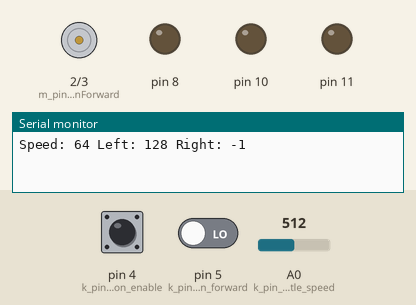
This sketch was run on a simulated Arduino Uno, built with avr-gcc and run on an emulated ATmega328P. Shown: motor-driver pin pairs drawn as motors (green arrow = first pin HIGH = forward, orange = second pin HIGH = backward, longer = more drive, scaled by the enable pin), output pins drawn as LEDs (lit = HIGH), the last lines printed to the serial monitor. The inputs (shaded band) are chosen by the test bench; at power-on: pin 4 (k_pin_button_enable) LOW, A0 (k_pin_throttle_speed) = 512, pin 5 (k_pin_button_forward) LOW.

Above: at 1.2 s.
1.3 s: pin 4 (k_pin_button_enable) pulled HIGH for 0.15 s
At 2.6 s:
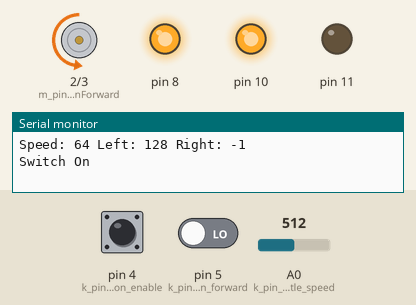
2.9 s: A0 (k_pin_throttle_speed) set to 716
At 3.3 s:
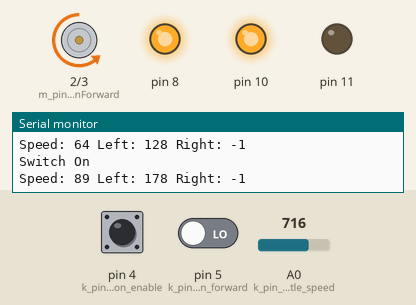
4.4 s: pin 4 (k_pin_button_enable) pulled HIGH for 1 s
At 6.4 s:
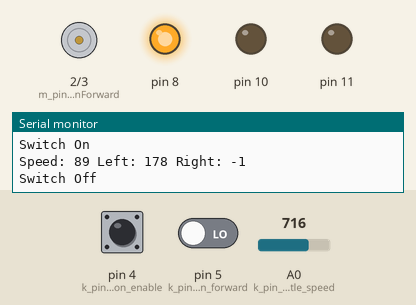
6.9 s: pin 4 (k_pin_button_enable) pulled HIGH for 3.2 s
At 11.1 s:
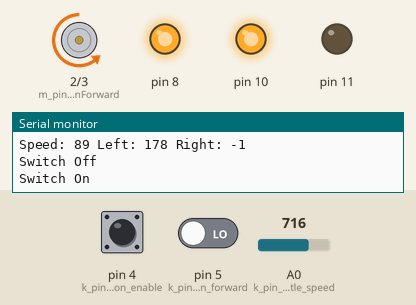
11.6 s: A0 (k_pin_throttle_speed) set to 900
At 12.3 s:
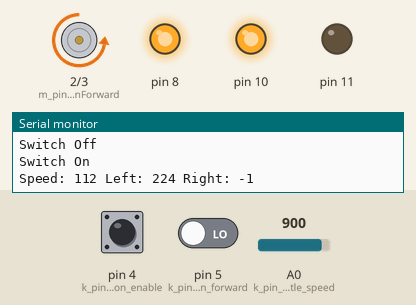
13.1 s: A0 (k_pin_throttle_speed) set to 245
At 13.4 s:
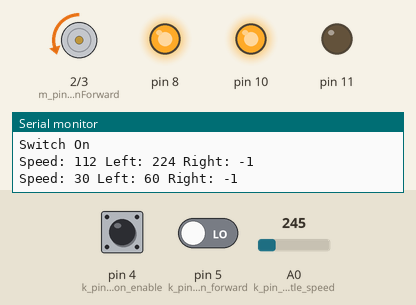
Timing chart, 0 to 15.6 s (numbered marks = the images above; inputs shaded):
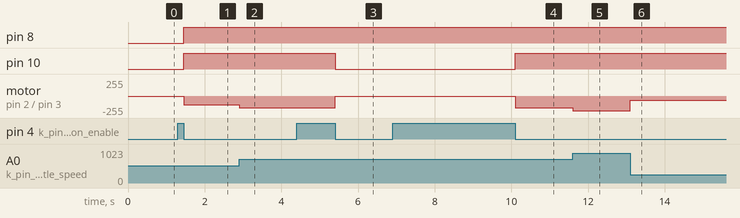

Measured:
- after the input at 1.3 s, pin 8, pin 10: LOW → HIGH after 0.15 s; motor on pin 2 (m_pin_hbridge_directionForward) / pin 3 (m_pin_hbridge_directionBackward): stopped → backward 128/255 after 0.15 s
- after the input at 2.9 s, motor on pin 2 (m_pin_hbridge_directionForward) / pin 3 (m_pin_hbridge_directionBackward): backward 128/255 → backward 178/255 at once
- after the input at 4.4 s, pin 10: HIGH → LOW after 1.0 s; motor on pin 2 (m_pin_hbridge_directionForward) / pin 3 (m_pin_hbridge_directionBackward): backward 178/255 → stopped after 1.0 s
- after the input at 6.9 s, pin 10: LOW → HIGH after 3.2 s; motor on pin 2 (m_pin_hbridge_directionForward) / pin 3 (m_pin_hbridge_directionBackward): stopped → backward 178/255 after 3.2 s
- after the input at 11.6 s, motor on pin 2 (m_pin_hbridge_directionForward) / pin 3 (m_pin_hbridge_directionBackward): backward 178/255 → backward 224/255 at once
- after the input at 13.1 s, motor on pin 2 (m_pin_hbridge_directionForward) / pin 3 (m_pin_hbridge_directionBackward): backward 224/255 → backward 60/255 at once

The sketch:

Motors.ino
```cpp
/*
 Name:		Motors.ino
 Created:	11/27/2016 11:48:20 AM
 Author:	Puiu Petre-Daniel
*/

#include <Arduino.h>

#include "HBridge.h"
#include "Tank.h"

Tank* k_tank;

// the setup function runs once when you press reset or power the board
void setup() {
	Serial.begin(9600);

	//////////////////////////////////
	//// H-Bridge L&R Motor pins /////
	//// device1 = Left  /////////////
	//// device2 = Right /////////////
	//////////////////////////////////
	HBridge_L293D HBridge;

	// used to PWM the motor, change the speed
	HBridge.device1.enable = 9;
	HBridge.device2.enable = 10;

	/**
	 * Used to change direction of the motor
	 * These pins should be set as oposite from each other
	 * If both pins are HIGH or LOW, the motor will stop spinning
	 */
	HBridge.device1.input1 = 3;
	HBridge.device1.input2 = 2;

	HBridge.device2.input1 = 8;
	HBridge.device2.input2 = 11;

	//////////////////////////////////
	//// Tank ////////////////////////
	//////////////////////////////////
	k_tank = new Tank(HBridge);
}

// the loop function runs over and over again until power down or reset
void loop() {
	k_tank->Update();
}
```

Button.cpp
```cpp
#include "Button.h"

#include <Arduino.h>

Button::Button(uint8_t pin)
{
	m_pressState = 0;
	m_previousPressState = 0;

	m_pin = pin;
	pinMode(m_pin, INPUT);
}

Button::~Button()
{
}

void Button::Update()
{
	m_pressState = digitalRead(m_pin);

	if (IsPressed())
	{
		// it was pressed earlier and still holding
		if (WasPressed())
		{
			OnButtonHoldEvent();
		}
		// it was just pressed
		else
		{
			OnButtonDownEvent();
		}
	}
	else
	{
		// if it was pressed earlier and not it isn't it was just released
		if (WasPressed())
		{
			OnButtonUpEvent();
			OnButtonClickEvent();
		}
	}

	m_previousPressState = m_pressState;
}

void Button::RegisterGeneralObserver(IButtonObserver* observer)
{
	if (m_buttonObserver)
	{
		m_buttonObserver = observer;
	}
}

void Button::OnButtonClickEvent()
{
	if (m_buttonObserver)
	{
		m_buttonObserver->OnButtonClick(m_pin);
	}
}

void Button::OnButtonDownEvent()
{
	if (m_buttonObserver)
	{
		m_buttonObserver->OnButtonDown(m_pin);
	}
}

void Button::OnButtonUpEvent()
{
	if (m_buttonObserver)
	{
		m_buttonObserver->OnButtonUp(m_pin);
	}
}

void Button::OnButtonHoldEvent()
{
	if (m_buttonObserver)
	{
		m_buttonObserver->OnButtonHold(m_pin);
	}
}

bool Button::IsPressed() { return m_pressState; }
bool Button::WasPressed() { return m_previousPressState; }
```

Button.h
```cpp
#pragma once

#include <stdint.h>

class Button;
class SwitchButton;

class IButtonObserver
{
	friend Button;
public:
	IButtonObserver() {};

private:
	virtual void OnButtonClick(uint32_t buttonId) = 0;
	virtual void OnButtonDown(uint32_t buttonId) = 0;
	virtual void OnButtonHold(uint32_t buttonId) = 0;
	virtual void OnButtonUp(uint32_t buttonId) = 0;
};

class Button
{

public:
	Button(uint8_t inputPin);
	~Button();

	virtual void Update();

	bool IsPressed();
	bool WasPressed();

	void RegisterGeneralObserver(IButtonObserver* observer);

protected:
	virtual void OnButtonClickEvent();
	virtual void OnButtonDownEvent();
	virtual void OnButtonUpEvent();
	virtual void OnButtonHoldEvent();

private:
	Button(const Button& rhs);


protected:
	uint8_t	m_pin;

	int m_pressState;
	int m_previousPressState;

	IButtonObserver* m_buttonObserver;
};
```

HBridge.h
```cpp
#pragma once

#include <stdint.h>

struct HBridge_L293D
{
	/**
	 *                _______
	 *  Enable 1  1 -|  |u|  |- 16 Vcc 2
	 *  Input A1  2 -|       |- 15 Input B1
	 * Output A1  3 -|       |- 14 Output B1
	 *       GND  4 -|       |- 13 GND
	 *       GND  5 -|       |- 12 GND
	 * Output A2  6 -|       |- 11 Output B2
	 *  Input A2  7 -|       |- 10 Input B2
     *     Vcc 1  8 -|__|o|__|-  9 Enable 2
	 *
	 */

	struct Pins
	{
		uint8_t enable; //pin 1 9
		uint8_t input1; //pin 2 10
		uint8_t input2; //pin 7 15
	};

	Pins device1;
	Pins device2;
};
```

Motor.cpp
```cpp
#include "Motor.h"

#include <Arduino.h>

Motor::Motor()
	: m_direction(MOTOR_DIRECTION_FORWARD)
	, m_speed(0)
	, m_isEnabled(false)
{}

Motor::~Motor()
{}

void Motor::Update()
{
	if (IsEnabled())
	{
		if (m_direction == MOTOR_DIRECTION_FORWARD)
		{
			digitalWrite(m_pin_hbridge_directionForward, HIGH);
			digitalWrite(m_pin_hbridge_directionBackward, LOW);
		}
		else
		{
			digitalWrite(m_pin_hbridge_directionForward, LOW);
			digitalWrite(m_pin_hbridge_directionBackward, HIGH);
		}

		analogWrite(m_pin_hbridge_enable, m_speed);
		//Serial.print("Speed: ");
		//Serial.print(m_speed);
		//Serial.print("\n");
	}
}

void Motor::SetDirection(const MotorDirection direction) { m_direction = direction; }
void Motor::SetSpeed(const uint32_t speed) { m_speed = speed; }
bool Motor::IsEnabled() { return m_isEnabled; }

void Motor::Enable() { m_isEnabled = true; }

void Motor::Disable()
{
	analogWrite(m_pin_hbridge_enable, 0);
	m_isEnabled = false;
}

void Motor::AssignHBridge(uint8_t enablePin, uint8_t directionPin2, uint8_t directionPin7)
{
	m_pin_hbridge_enable = enablePin;
	m_pin_hbridge_directionForward = directionPin2;
	m_pin_hbridge_directionBackward = directionPin7;

	pinMode(m_pin_hbridge_enable, OUTPUT);
	pinMode(m_pin_hbridge_directionForward, OUTPUT);
	pinMode(m_pin_hbridge_directionBackward, OUTPUT);
}
```

Motor.h
```cpp
#pragma once

#include <stdint.h>

class Motor
{
	enum MotorDirection
	{
		MOTOR_DIRECTION_FORWARD,
		MOTOR_DIRECTION_BACKWARD
	};

public:
	Motor();
	~Motor();

	void Update();

	void SetDirection(const MotorDirection direction);
	void SetSpeed(const uint32_t m_motorSpeed);

	bool IsEnabled();

	void Enable();
	void Disable();

	// ToDo 2PD: Create a struct for H-Bridge
	void AssignHBridge(uint8_t enablePin, uint8_t directionPin2, uint8_t directionPin7);

private:
	MotorDirection m_direction;
	uint32_t m_speed;
	bool m_isEnabled;

	////////////////////////
	/// H-Bridge pins //////
	////////////////////////

	// used to PWM the motor, change the speed
	uint8_t m_pin_hbridge_enable = 9;

	/**
	* Used to change direction of the motor
	* These pins should be set as oposite from each other
	* If both pins are HIGH or LOW, the motor will stop spinning
	*/
	uint8_t m_pin_hbridge_directionForward = 2;
	uint8_t m_pin_hbridge_directionBackward = 3;
};
```

Remote.cpp
```cpp
#include "Remote.h"

#include <Arduino.h>

#include "Button.h"
#include "SwitchButton.h"

#include "Tank.h"

const uint8_t k_pin_button_enable = 4;
const uint8_t k_pin_button_forward = 5;

const uint8_t k_pin_throttle_speed = A0;
const uint8_t k_throttle_threshold = 2;

bool IsButtonEnable(uint8_t buttonPin)
{
	return (k_pin_button_enable == buttonPin);
}

bool IsButtonForward(uint8_t buttonPin)
{
	return (k_pin_button_forward == buttonPin);
}

Remote::Remote()
{
	m_switchButton = new SwitchButton(k_pin_button_enable);
	m_forwardButton = new Button(k_pin_button_forward);

	m_speedThrottle = new Throttle(k_pin_throttle_speed, k_throttle_threshold);

	m_forwardButton->RegisterGeneralObserver(this);

	m_switchButton->RegisterGeneralObserver(this);
	m_switchButton->RegisterSwitchObserver(this);

	m_speedThrottle->RegisterObserver(this);
}


Remote::~Remote()
{
	delete m_switchButton;
	m_switchButton = NULL;
}

void Remote::Update()
{
	m_switchButton->Update();
	m_speedThrottle->Update();
	m_forwardButton->Update();
}

void Remote::RegisterObserver(IRemoteObserver * observer)
{
	m_observer = observer;
}

void Remote::OnButtonClick(uint32_t buttonId)
{
	Serial.print("Button Pressed\n");
	//int motorSpeed = analogRead()
}

void Remote::OnButtonDown(uint32_t buttonId)
{
	Serial.print("Button Down\n");
	if (IsButtonForward(buttonId))
	{
		m_observer->OndButtonForwardDown();
	}
}

void Remote::OnButtonHold(uint32_t buttonId)
{
	//Serial.print("Button Hold\n");
}

void Remote::OnButtonUp(uint32_t buttonId)
{
	if (IsButtonForward(buttonId))
	{
		m_observer->OndButtonForwardUp();
	}
}

void Remote::OnSwitchOn(uint32_t buttonId)
{
	Serial.print("Switch On\n");
	if (IsButtonEnable(buttonId))
	{
		m_observer->OnSwitchOn();
	}
}

void Remote::OnSwitchOff(uint32_t buttonId)
{
	Serial.print("Switch Off\n");
	if (IsButtonEnable(buttonId))
	{
		m_observer->OnSwitchOff();
	}
}

void Remote::OnThrottleChange(uint32_t speed)
{
	//Serial.print("Throttle changed: ");
	//Serial.print(speed);
	//Serial.print("\n");

	m_observer->OnSpeedChange(speed);
}
```

Remote.h
```cpp
#pragma once

#include <stdint.h>

#include "Button.h"
#include "SwitchButton.h"
#include "Throttle.h"

//class Button;
//class SwitchButton;

class IRemoteObserver
{
public:
	IRemoteObserver() {};

	virtual void OndButtonForwardDown() = 0;
	virtual void OndButtonForwardUp() = 0;
	virtual void OnSwitchOn() = 0;
	virtual void OnSwitchOff() = 0;

	virtual void OnSpeedChange(uint32_t speed) = 0;
};


class Remote
	: public IButtonObserver
	, public ISwitchButtonObserver
	, public IThrottleObserver
{
public:
	Remote();
	~Remote();

	void Update();

	void RegisterObserver(IRemoteObserver* observer);

private:
	void OnButtonClick(uint32_t buttonId) override final;
	void OnButtonDown(uint32_t buttonId) override final;
	void OnButtonHold(uint32_t buttonId) override final;
	void OnButtonUp(uint32_t buttonId) override final;

	void OnSwitchOn(uint32_t buttonId) override final;
	void OnSwitchOff(uint32_t buttonId) override final;

	void OnThrottleChange(uint32_t speed) override final;

private:
	SwitchButton*	m_switchButton;
	Button*			m_forwardButton;
	Throttle*		m_speedThrottle;

	IRemoteObserver*	m_observer;
};
```

SwitchButton.cpp
```cpp
#include "SwitchButton.h"

#include <Arduino.h>

SwitchButton::SwitchButton(uint8_t inputPin)
	: Button(inputPin)
	, m_isSwitchedOn(false)
{
}

SwitchButton::~SwitchButton()
{
}

void SwitchButton::RegisterSwitchObserver(ISwitchButtonObserver * observer)
{
	m_switchButtonObserver = observer;
}

bool SwitchButton::IsSwitchedOn()
{
	return m_isSwitchedOn;
}

void SwitchButton::OnButtonClickEvent()
{
	Button::OnButtonClickEvent();

	m_isSwitchedOn = !m_isSwitchedOn;

	if (m_switchButtonObserver)
	{
		if (IsSwitchedOn())
		{
			m_switchButtonObserver->OnSwitchOn(m_pin);
		}
		else
		{
			m_switchButtonObserver->OnSwitchOff(m_pin);
		}
	}
}
```

SwitchButton.h
```cpp
#pragma once

#include "Button.h"

class ISwitchButtonObserver
	//: public IButtonObserver
{
	friend SwitchButton;
public:
	ISwitchButtonObserver() {};

private:
	virtual void OnSwitchOn(uint32_t buttonId) = 0;
	virtual void OnSwitchOff(uint32_t buttonId) = 0;
};

class SwitchButton : public Button
{
public:
	SwitchButton(uint8_t inputPin);
	~SwitchButton();

	void RegisterSwitchObserver(ISwitchButtonObserver* observer);

	bool IsSwitchedOn();

private:
	void OnButtonClickEvent() override;

	ISwitchButtonObserver* m_switchButtonObserver;

	bool m_isSwitchedOn;
};
```

Tank.cpp
```cpp
#include "Tank.h"

#include "HBridge.h"
#include "Motor.h"

#include <Arduino.h>

Tank::Tank(const HBridge_L293D& HBridge)
	: m_speed(0)
	, m_speedReducerScale(2)
	, m_maxSpeed(255 / m_speedReducerScale)
{
	m_HBridge = HBridge;

	SetupRemote();
	SetupMotors();
}

Tank::~Tank()
{
}

void Tank::SetupRemote()
{
	m_remote = new Remote();
	m_remote->RegisterObserver(this);
}

void Tank::SetupMotors()
{
	m_motorLeft = new Motor();
	m_motorRight = new Motor();

	m_motorLeft->AssignHBridge(m_HBridge.device1.enable, m_HBridge.device1.input1, m_HBridge.device1.input2);
	m_motorRight->AssignHBridge(m_HBridge.device2.enable, m_HBridge.device2.input1, m_HBridge.device2.input2);
}

void Tank::Update()
{
	m_remote->Update();
	m_motorLeft->Update();
	m_motorRight->Update();
}

void Tank::OndButtonForwardDown()
{
	Serial.print("cave");
	m_motorLeft->Enable();
	m_motorRight->Enable();
}

void Tank::OndButtonForwardUp()
{
	m_motorLeft->Disable();
	m_motorRight->Disable();
}

void Tank::OnSwitchOn()
{
	m_motorLeft->Enable();
	m_motorRight->Enable();
}

void Tank::OnSwitchOff()
{
	m_motorLeft->Disable();
	m_motorRight->Disable();
}

void Tank::OnSpeedChange(uint32_t speed)
{
	m_speed = speed / 4 / m_speedReducerScale;

	int halfMaxSpeed = (m_maxSpeed / 2) - 1; // -1 because it's an odd number

	int leftSpeed = 0;
	int rightSpeed = 0;
	if (m_speed < halfMaxSpeed)
	{
		leftSpeed = m_speed * 2;
		rightSpeed = m_maxSpeed;
	}
	else if (m_speed > halfMaxSpeed)
	{
		leftSpeed = m_maxSpeed;
		rightSpeed = (m_maxSpeed - m_speed) * 2;
	}
	else
	{
		leftSpeed = m_maxSpeed;
		rightSpeed = m_maxSpeed;
	}

	Serial.print("Speed: ");
	Serial.print(m_speed);
	Serial.print(" Left: ");
	Serial.print(leftSpeed);
	Serial.print(" Right: ");
	Serial.print(rightSpeed);
	Serial.print("\n");
	m_motorLeft->SetSpeed(leftSpeed);
	m_motorRight->SetSpeed(rightSpeed);
}
```

Tank.h
```cpp
#pragma once

#include <stdint.h>

#include "Remote.h"
#include "HBridge.h"

class Motor;

class Tank
	: public IRemoteObserver
{
public:
	Tank(const HBridge_L293D& HBridge);
	~Tank();

	void Update();

	void OndButtonForwardDown();
	void OndButtonForwardUp();
	void OnSwitchOn();
	void OnSwitchOff();

	void OnSpeedChange(uint32_t speed);

private:

	void SetupMotors();
	void SetupRemote();

	Motor* m_motorLeft;
	Motor* m_motorRight;

	Remote* m_remote;

	uint32_t m_speed;
	uint32_t m_maxSpeed;
	uint8_t m_speedReducerScale;

	HBridge_L293D m_HBridge;
};
```

Throttle.cpp
```cpp
#include "Throttle.h"

#include <Arduino.h>

Throttle::Throttle(uint8_t pin, uint32_t threshold)
	: m_pin(pin)
	, m_value(0)
	, m_threshold(threshold)
{
}

void Throttle::Update()
{
	uint32_t value = analogRead(m_pin);
	if ((m_value - value) > m_threshold)
	{
		m_value = value;
		m_observer->OnThrottleChange(m_value);
	}
}

void Throttle::RegisterObserver(IThrottleObserver * observer)
{
	m_observer = observer;
}
```

Throttle.h
```cpp
#pragma once

#include <stdint.h>

class Throttle;

class IThrottleObserver
{
	friend Throttle;

public:
	IThrottleObserver() {}

private:
	virtual void OnThrottleChange(uint32_t) = 0;
};

class Throttle
{
public:
	Throttle(uint8_t pin, uint32_t threshold = 0);

	void Update();

	void RegisterObserver(IThrottleObserver* observer);

private:
	uint8_t m_pin;
	uint32_t m_value;

	uint32_t m_threshold;

	IThrottleObserver* m_observer;
};
```
